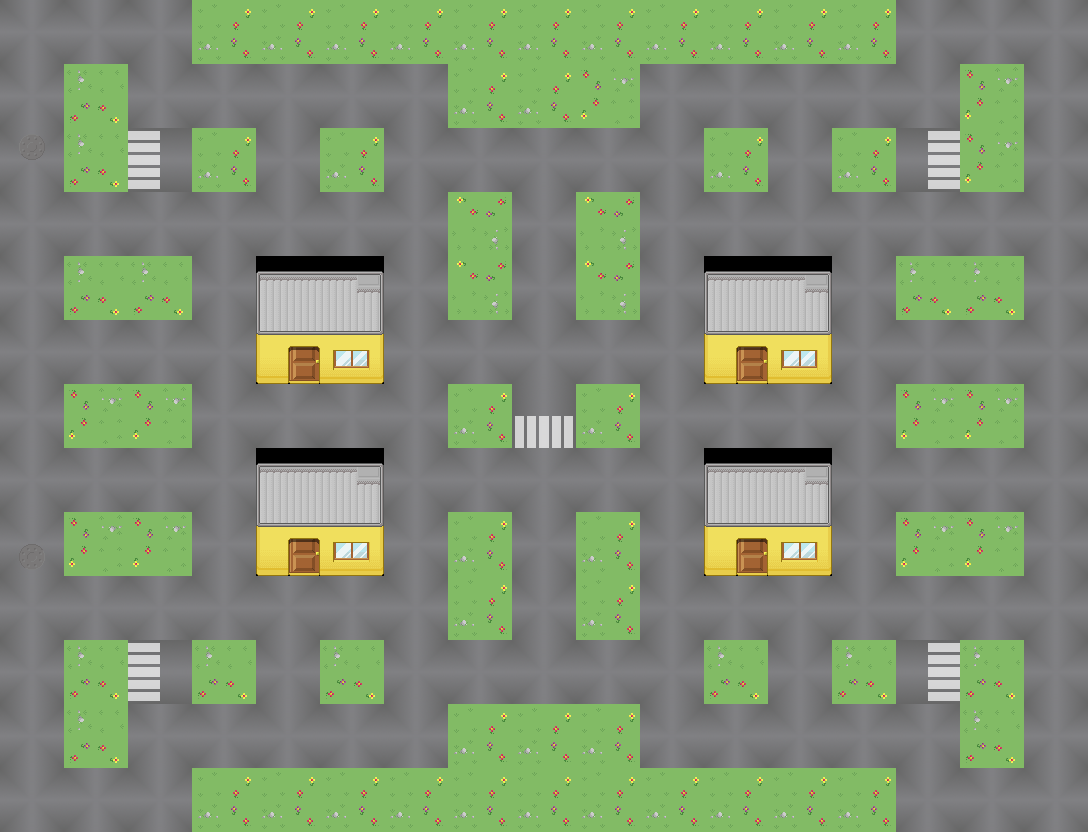

Below is a game level as drawn by its tile map, then a one-line description and the .tmx that defines it (tile-layer data replaced by summaries):
An orthogonal 17x13 tile map with 64x64 px tiles, 2 tile layers (Background, Tiles).

<map version="1.0" orientation="orthogonal" width="17" height="13" tilewidth="64" tileheight="64">
 <tileset firstgid="1" name="Traffic Education" tilewidth="64" tileheight="64">
  <image source="tileset.png" width="384" height="384" />
 </tileset>
 <layer name="Background" width="17" height="13">
  <data>[221 cells, 0 non-empty, 0 distinct tile ids]</data>
 </layer>
 <layer name="Tiles" width="17" height="13">
  <data>[221 cells, 221 non-empty, 14 distinct tile ids]</data>
 </layer>
</map>